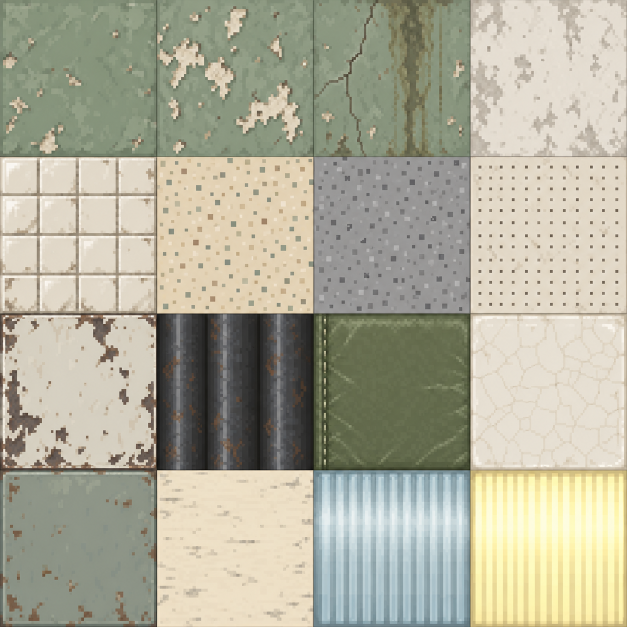
#> input picture tools/asset_sources/whale_hospital_atlas.png, 1254 x 1254 px (shown at 1/2 size)
$ python build_whale_hospital_assets.py
#> lines starting #> are read from the running program, lines starting #| are printed output that depends on the picture
#!/usr/bin/env python3
"""Export the imagegen hospital material atlas and author its native ward meshes.

The source atlas is kept in tools/asset_sources. Cropping, nearest-neighbour export
and palette reduction prepare the generated artwork for Minecraft's 32-pixel grid.
Existing approved PNGs are never rewritten. Geometry mirrors InstituteFixtureBlock.
"""
from pathlib import Path
import json
import re
from PIL import Image

ROOT = Path(__file__).resolve().parents[1]
A = ROOT / 'src/main/resources/assets/the_oldest_house'
SOURCE = ROOT / 'tools/asset_sources/whale_hospital_atlas.png'
MATERIALS = ['paint', 'peel', 'damp', 'ivory', 'dado', 'floor_ivory', 'floor_gray', 'ceiling',
             'enamel', 'steel', 'vinyl', 'ceramic', 'cabinet', 'laminate', 'glass', 'diffuser']


# [4 lines left out: function write, not called in this run]


def textures():
    atlas = Image.open(SOURCE).convert('RGB')
#> atlas is the input picture: PIL image 1254x1254 RGB; mean R, G, B 175.3, 173.5, 154.9
    w, h = atlas.size
#> w = 1254; h = 1254
    for i, name in enumerate(MATERIALS):
        if name == 'diffuser':
            continue  # 0.4.77: drawn as pixel art, lit and unlit, by generate_ward_lights.py
        x, y = i % 4, i // 4
        tile = atlas.crop((x*w//4+2, y*h//4+2, (x+1)*w//4-2, (y+1)*h//4-2))
        tile = tile.resize((32, 32), Image.Resampling.NEAREST)
        tile = tile.quantize(colors=24, dither=Image.Dither.NONE).convert('RGBA')
        p = A / f'textures/block/ward/{name}.png'
        p.parent.mkdir(parents=True, exist_ok=True)
        tile.save(p)
#> this loop made 16 passes
#> pass 1, in textures, `tile = atlas.crop((x*w//4+2, y*h//4+2, (x+1)*w//4-2, (y+1)*h//4-2))`:
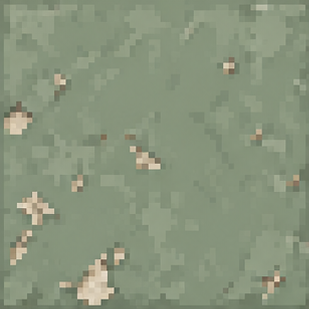
#> tile: PIL image 309x309 RGB; mean R, G, B 136.7, 148.4, 124.5
#> pass 1, in textures, `tile = tile.resize((32, 32), Image.Resampling.NEAREST)`:
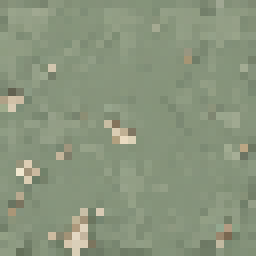
#> tile: PIL image 32x32 RGB (shown 8 times larger); mean R, G, B 137.4, 149, 125.1
#> pass 1, in textures, `tile = tile.quantize(colors=24, dither=Image.Dither.NONE).convert('RGB..`:
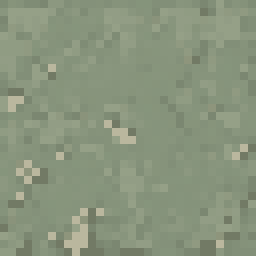
#> tile: PIL image 32x32 RGBA (shown 8 times larger); mean R, G, B, A 136.5, 148.6, 124.7, 255
#> pass 2, in textures, `tile = atlas.crop((x*w//4+2, y*h//4+2, (x+1)*w//4-2, (y+1)*h//4-2))`:
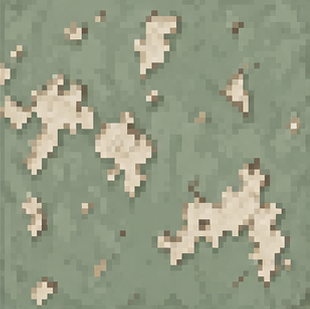
#> tile: PIL image 310x309 RGB; mean R, G, B 148.7, 156, 133
#> after the loop:
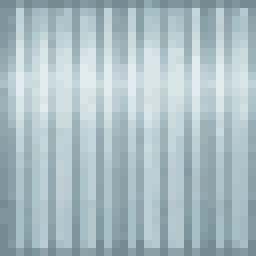
#> tile: PIL image 32x32 RGBA (shown 8 times larger); mean R, G, B, A 170.1, 189.8, 195.5, 255


# [11 lines left out: functions cube, mesh, not called in this run]


def rotate(model):
    return {f'facing={f}': {'model': 'the_oldest_house:block/' + model, **({'y': y} if y else {})}
            for f, y in [('north', 0), ('east', 90), ('south', 180), ('west', 270)]}


def fixtures():
#> (the run stopped early here; a loop or call above may not have finished)
